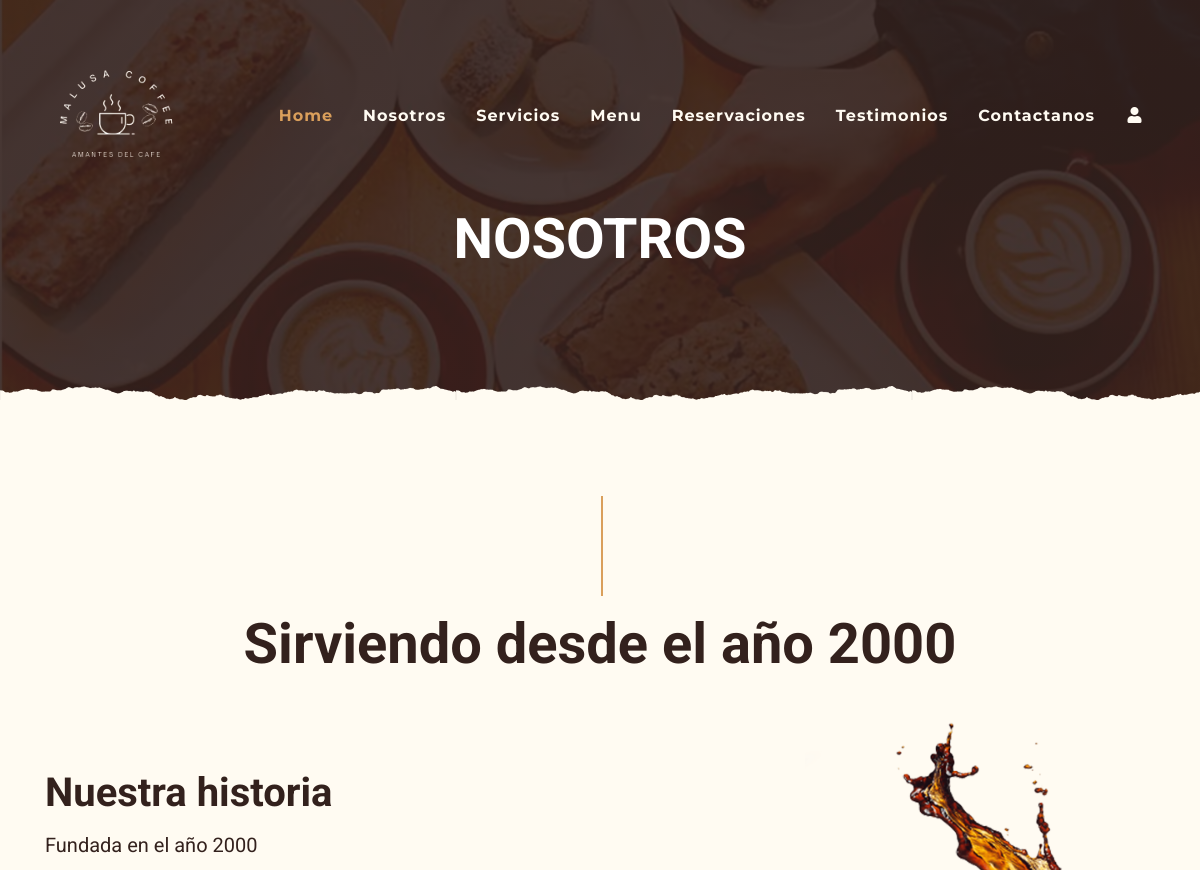
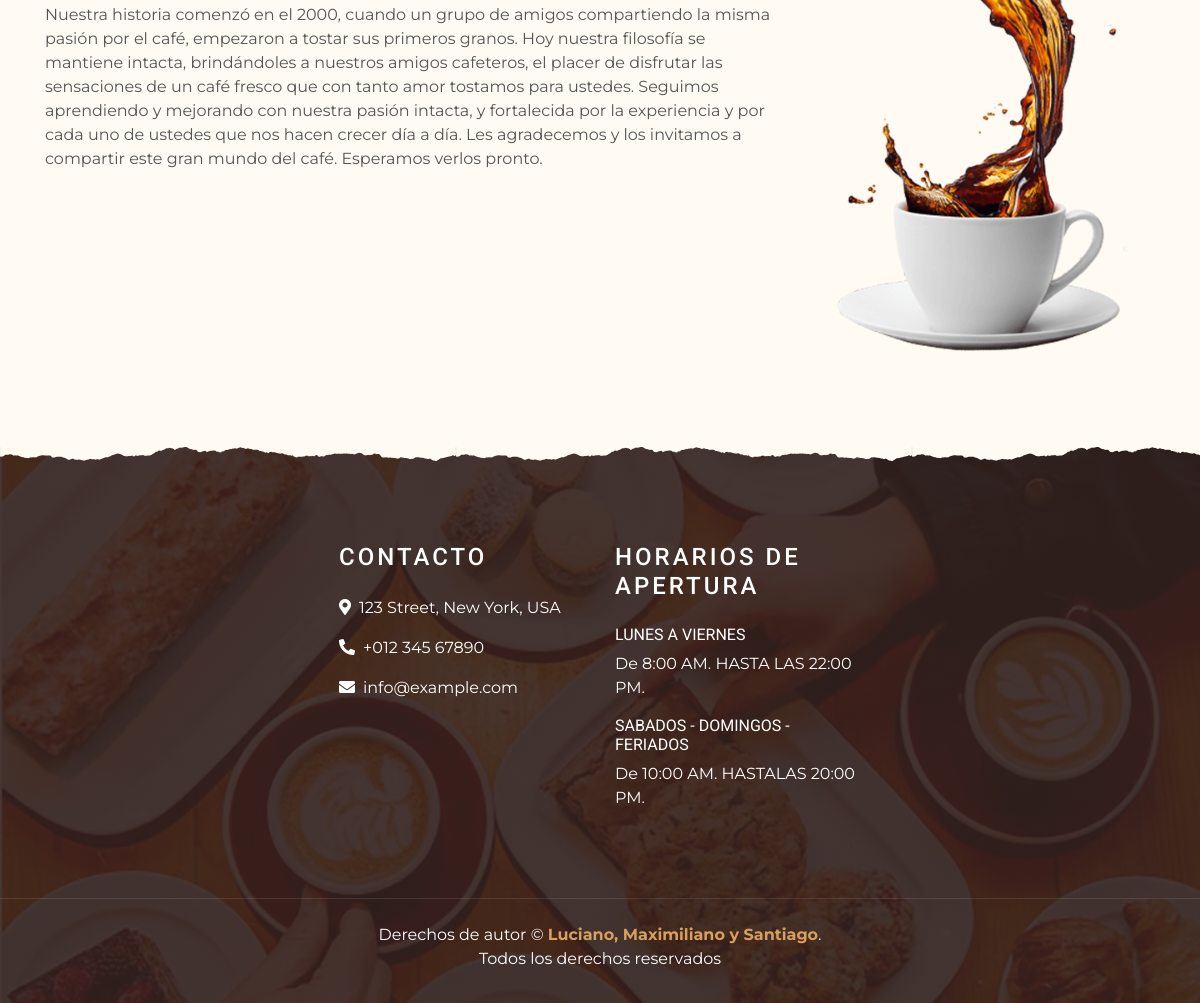
Before: /nosotros.php with the older database file (2 pictures, top to bottom).
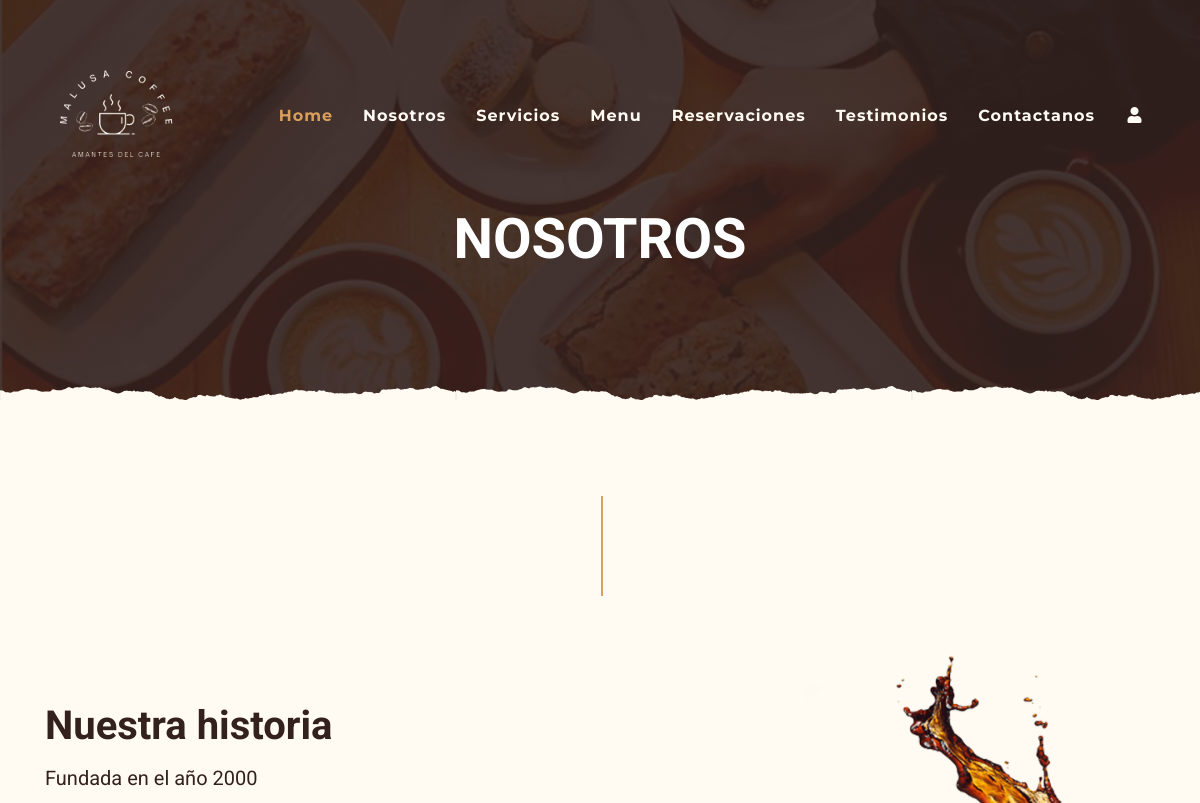
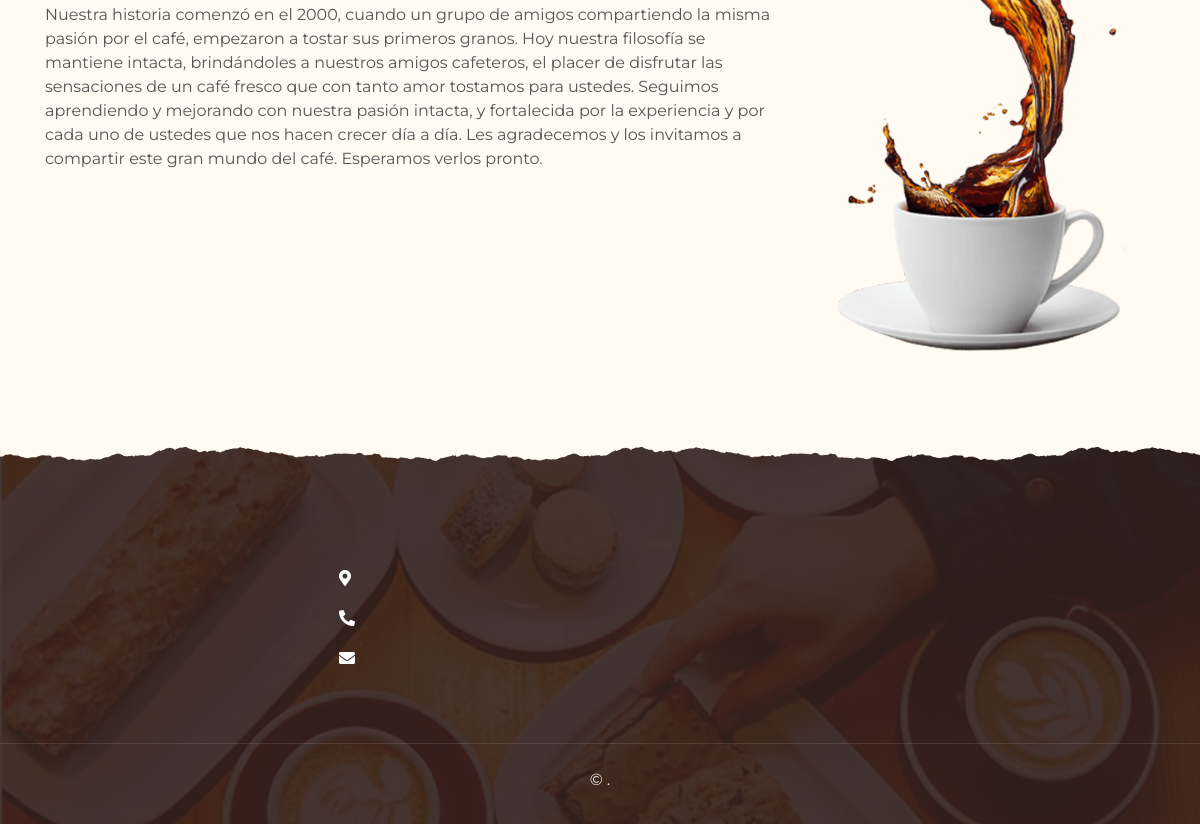
After: the same page with the newer database file (2 pictures, top to bottom).
### tables this page shows
CREATE TABLE IF NOT EXISTS tbl_configuraciones (
  id INT AUTO_INCREMENT PRIMARY KEY,
  nombre VARCHAR(255) NOT NULL,
  valor VARCHAR(255) NOT NULL
);

CREATE TABLE IF NOT EXISTS tbl_nosotros (
  id INT AUTO_INCREMENT PRIMARY KEY,
  titulo VARCHAR(255) NOT NULL,
  subtitulo VARCHAR(255) NOT NULL,
  descripcion TEXT NOT NULL 
);

### nosotros.php (the view, shortened to what this page needs)
<?php include("admin/bd.php");
$sentencia= $conexion->prepare("SELECT * FROM `tbl_nosotros`");
$sentencia->execute();
$lista_nosotros=$sentencia->fetchAll(PDO::FETCH_ASSOC);
$sentencia= $conexion->prepare("SELECT * FROM `tbl_configuraciones`");
$sentencia->execute();
$lista_configuraciones=$sentencia->fetchAll(PDO::FETCH_ASSOC);
?>
<!DOCTYPE html>
<html lang="es">
<head>
    <link href="https://cdnjs.cloudflare.com/ajax/libs/font-awesome/5.10.0/css/all.min.css" rel="stylesheet">
    <link href="lib/owlcarousel/assets/owl.carousel.min.css" rel="stylesheet">
    <link href="lib/tempusdominus/css/tempusdominus-bootstrap-4.min.css" rel="stylesheet" />
    <link href="css/style.min.css" rel="stylesheet">
</head>
<body>
    <div class="container-fluid p-0 nav-bar">
    <nav class="navbar navbar-expand-lg bg-none navbar-dark py-3">
        <img src="img/fotos/logos/4-removebg-preview.png" width="200" height="200">
        <div class="collapse navbar-collapse justify-content-between" id="navbarCollapse">
            <div class="navbar-nav ml-auto p-4">
                <a href="index.php" class="nav-item nav-link active">Home</a>
                <a href="nosotros.php" class="nav-item nav-link">Nosotros</a>
                <a href="servicios.php" class="nav-item nav-link">Servicios</a>
                <a href="menu.php" class="nav-item nav-link">Menu</a>
                <a href="reservas.php" class="nav-item nav-link">Reservaciones</a>
                <a href="testimonios.php" class="nav-item nav-link">Testimonios</a>
                <a href="contactanos.php" class="nav-item nav-link">Contactanos</a>
                <?php if(!isset($_SESSION['logueado'])){ ?>
                    <a href="login/index.php" class="nav-item nav-link"><i class="fas fa-user fa-fw"></i></a>
                <?php } ?>
            </div>
        </div>
    </nav>
</div>
    <div class="container-fluid page-header mb-5 position-relative overlay-bottom">
        <div class="d-flex flex-column align-items-center justify-content-center pt-0 pt-lg-5" style="min-height: 400px">
            <h1 class="display-4 mb-3 mt-0 mt-lg-5 text-white text-uppercase">Nosotros</h1>
        </div>
    </div>
    <div class="container-fluid py-5">
        <div class="container">
            <div class="section-title">
                <h1 class="display-4"><?php echo $lista_configuraciones[2]['valor'];?></h1>
            </div>
            <div class="row">
            <?php foreach($lista_nosotros as $registros){?>
                <div class="col-lg-8 py-0 py-lg-5">
                    <h1 class="mb-3"><?php echo $registros["titulo"];?></h1>
                    <h5 class="mb-3"><?php echo $registros["subtitulo"];?></h5>
                    <p><?php echo $registros["descripcion"];?></p>
                </div>
                <?php }?>
                <div class="col-lg-4 py-5 py-lg-0" style="min-height: 500px;">
                    <div class="position-relative h-100">
                        <img class="position-absolute w-100 h-100" src="img/about.png" style="object-fit: cover;">
                    </div>
                </div>
            </div>
        </div>
    </div>
    <div class="container-fluid footer text-white mt-5 pt-5 px-0 position-relative overlay-top">
        <div class="row mx-0 pt-5 px-sm-3 px-lg-5 mt-">
        <div class="col-lg-3 col-md-6 mb-5">
            </div>
            <div class="col-lg-3 col-md-6 mb-5">
                <h4 class="text-white text-uppercase mb-4" style="letter-spacing: 3px;"><?php echo $lista_configuraciones[19]['valor'];?></h4>
                <p><i class="fa fa-map-marker-alt mr-2"></i><?php echo $lista_configuraciones[20]['valor'];?></p>
                <p><i class="fa fa-phone-alt mr-2"></i><?php echo $lista_configuraciones[21]['valor'];?></p>
                <p class="m-0"><i class="fa fa-envelope mr-2"></i><?php echo $lista_configuraciones[22]['valor'];?></p>
            </div>
            <div class="col-lg-3 col-md-6 mb-5">
                <h4 class="text-white text-uppercase mb-4" style="letter-spacing: 3px;"><?php echo $lista_configuraciones[23]['valor'];?></h4>
                <div>
                    <h6 class="text-white text-uppercase"><?php echo $lista_configuraciones[24]['valor'];?></h6>
                    <p><?php echo $lista_configuraciones[25]['valor'];?></p>
                    <h6 class="text-white text-uppercase"><?php echo $lista_configuraciones[26]['valor'];?></h6>
                    <p><?php echo $lista_configuraciones[27]['valor'];?></p>
                </div>
            </div>
        </div>
        <div class="container-fluid text-center text-white border-top mt-4 py-4 px-sm-3 px-md-5" style="border-color: rgba(256, 256, 256, .1) !important;">
            <p class="mb-2 text-white"><?php echo $lista_configuraciones[28]['valor'];?> &copy; <a class="font-weight-bold" href="#"><?php echo $lista_configuraciones[29]['valor'];?></a>. <br><?php echo $lista_configuraciones[30]['valor'];?></a></p>
        </div>
    </div>
</body>
</html>

Changed rows visible on the page:
removed tbl_configuraciones: valor "Sirviendo desde el año 2000"
removed tbl_configuraciones: valor "CONTACTO"
removed tbl_configuraciones: valor "123 Street, New York, USA"
removed tbl_configuraciones: valor "+012 345 67890"
removed tbl_configuraciones: valor "info@example.com"
removed tbl_configuraciones: valor "HORARIOS DE APERTURA"
removed tbl_configuraciones: valor "LUNES A VIERNES"
removed tbl_configuraciones: valor "De 8:00 AM. HASTA LAS 22:00 PM."
removed tbl_configuraciones: valor "SABADOS - DOMINGOS - FERIADOS"
removed tbl_configuraciones: valor "De 10:00 AM. HASTALAS 20:00 PM."
removed tbl_configuraciones: valor "Derechos de autor"
removed tbl_configuraciones: valor "Luciano, Maximiliano y Santiago"
removed tbl_configuraciones: valor "Todos los derechos reservados"
